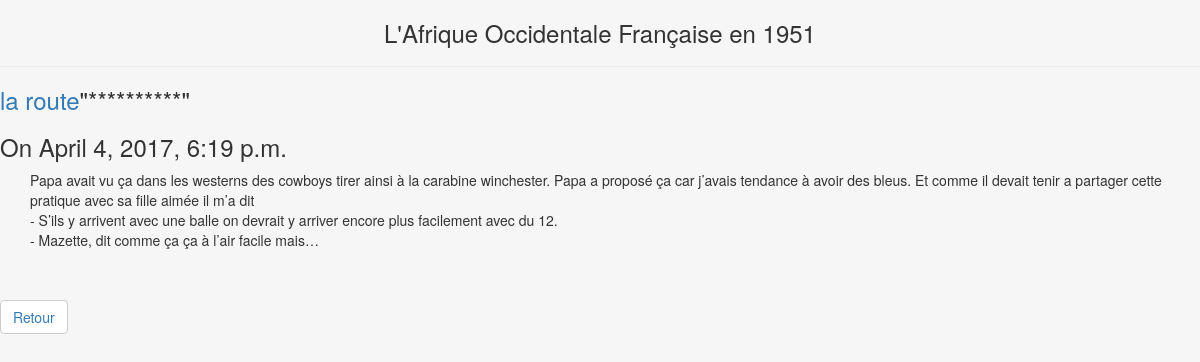
The page /blog/1 on the database its author committed.
### blog/models.py (models this page shows, shortened)
class Post(models.Model):
	title = models.CharField(max_length=140)
	body  = models.TextField()
	date  = models.DateTimeField()

### blog/templates/blog/blog.html
{% extends "home/leader.html" %}
{% block content %}
<h3><a href="blog/post.id}}">{{ post.title }}</a>"**********"</h3>
<h3> On {{ post.date }}</h3>
<div class = "container">
	{{ post.body|safe|linebreaks}}
</div>
<br><br>
			  <div class="btn-group" role="group" aria-label="...">
  					<button type="button" class="btn btn-default"> <a href="/webmike/home" >Retour</a> </button>
			  </div>
{% endblock %}

### rows shown on the page
Post: title "la route", date "April 4, 2017, 6:19 p.m.", body "Papa avait vu ça dans les westerns des cowboys tirer ainsi à la carabine winchester. Papa a proposé ça car j’avais tendance à avoir des bleus. Et comme il devait tenir a partager cette pratique avec sa fille aimée il m’a dit - S’ils y arrivent avec une balle on devrait y arriver encore plus facilement avec du 12. - Mazette, dit comme ça ça à l’air facile mais…"
